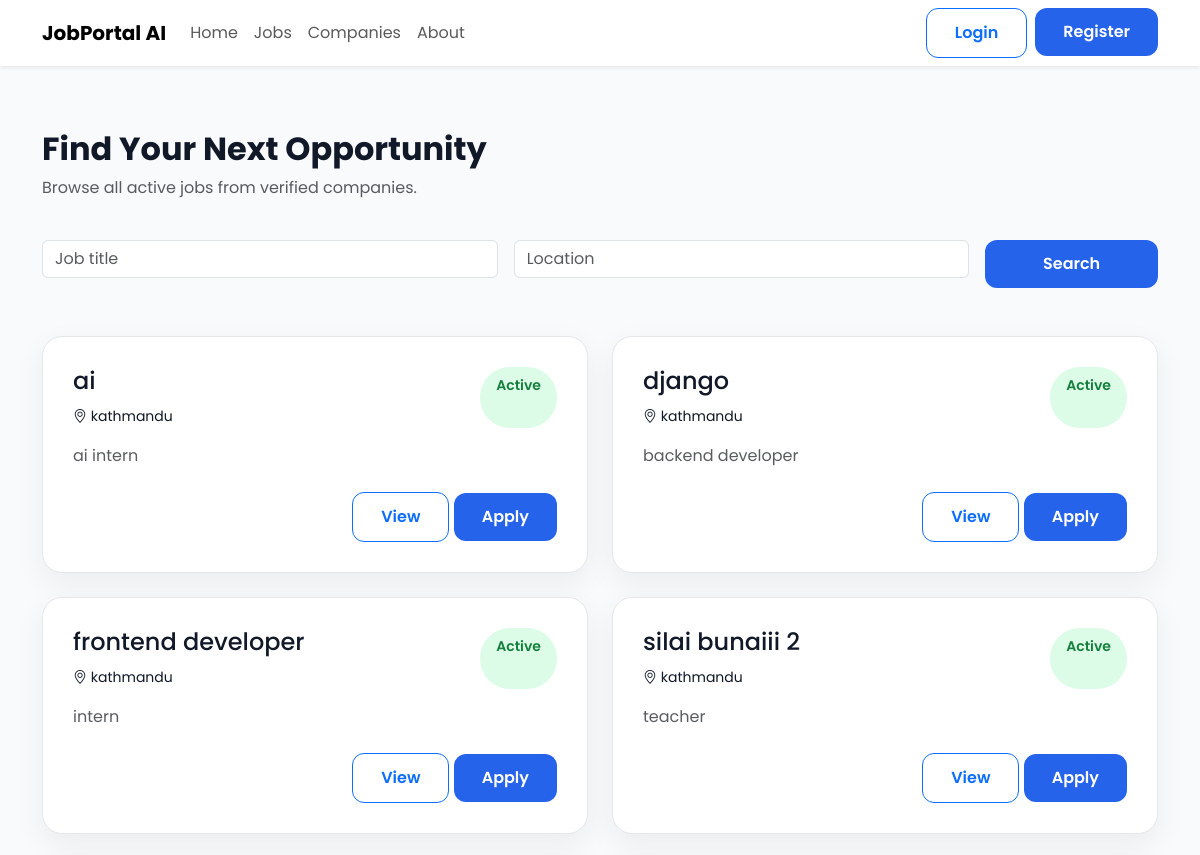
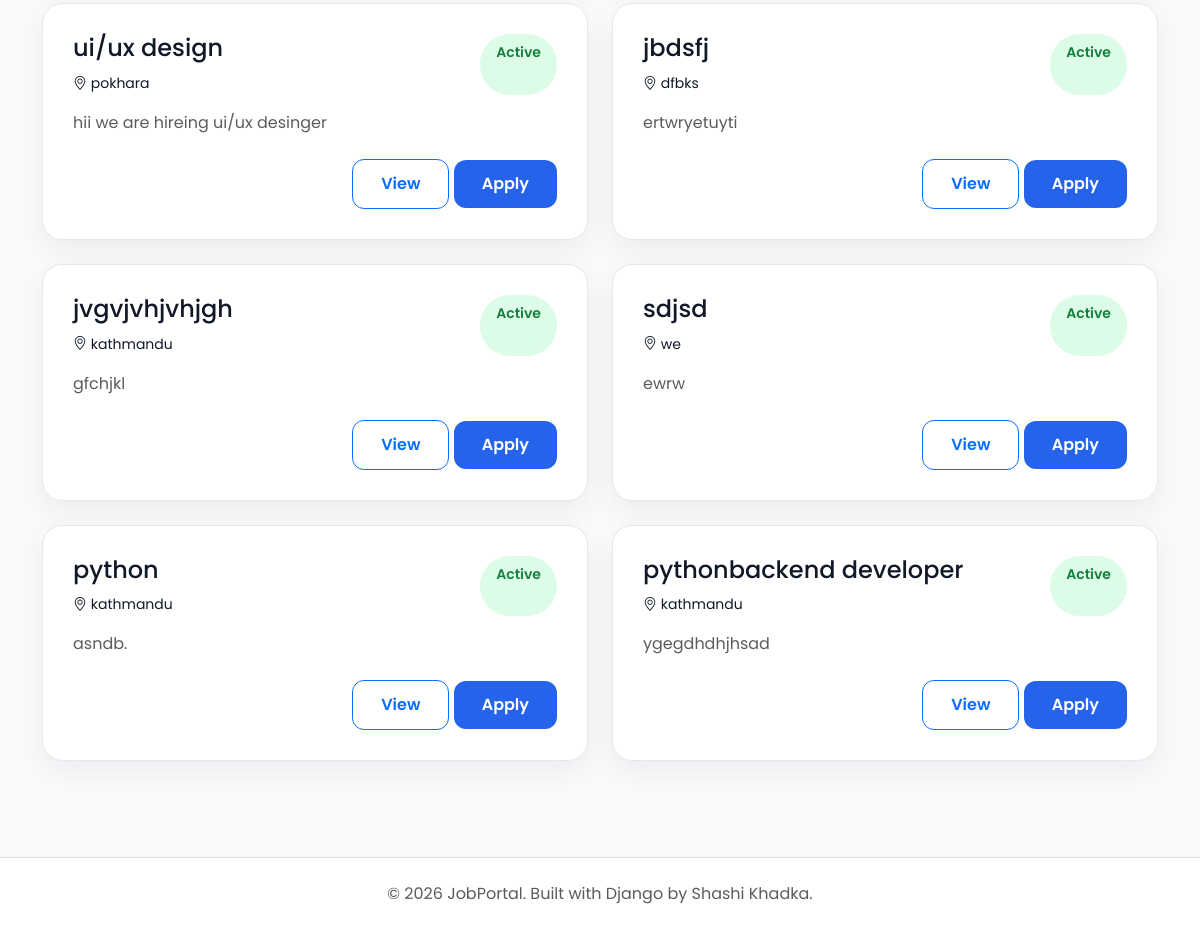
The app's page /jobs/, older data (2 pictures, top to bottom).
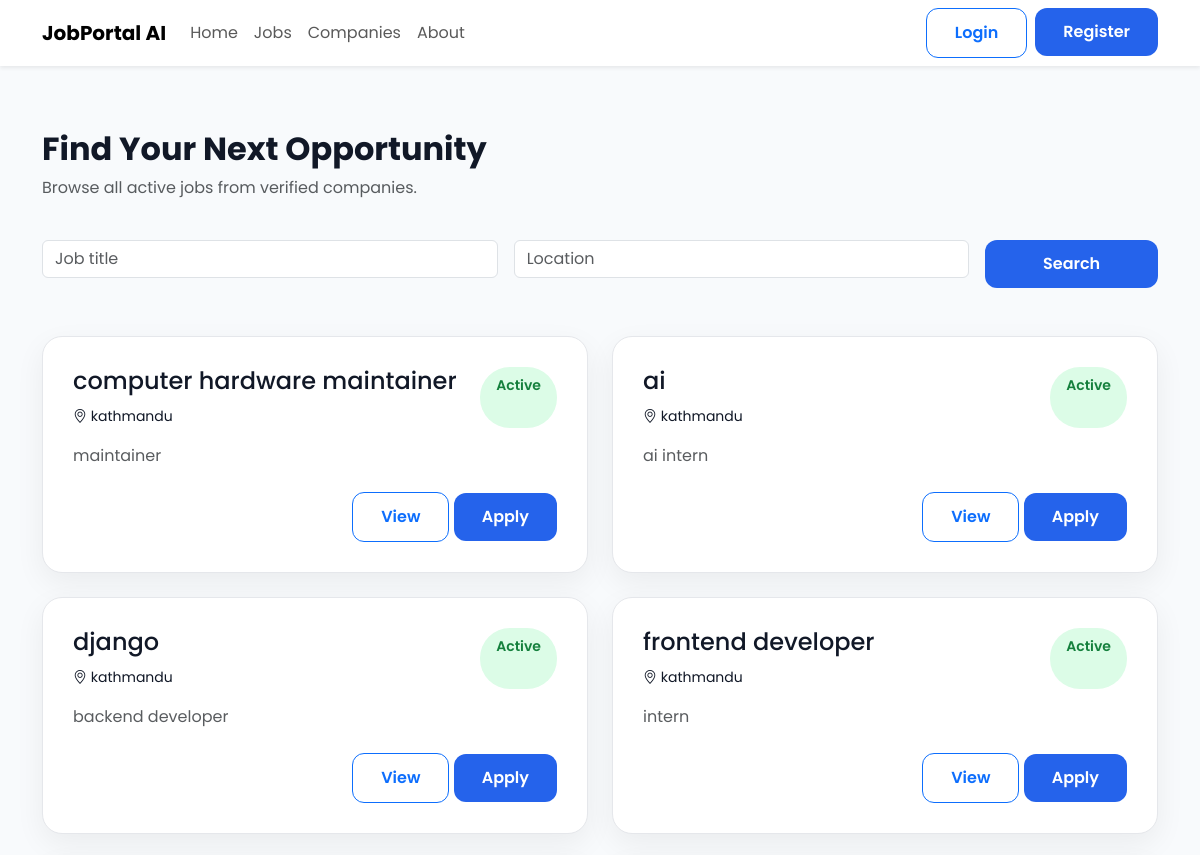
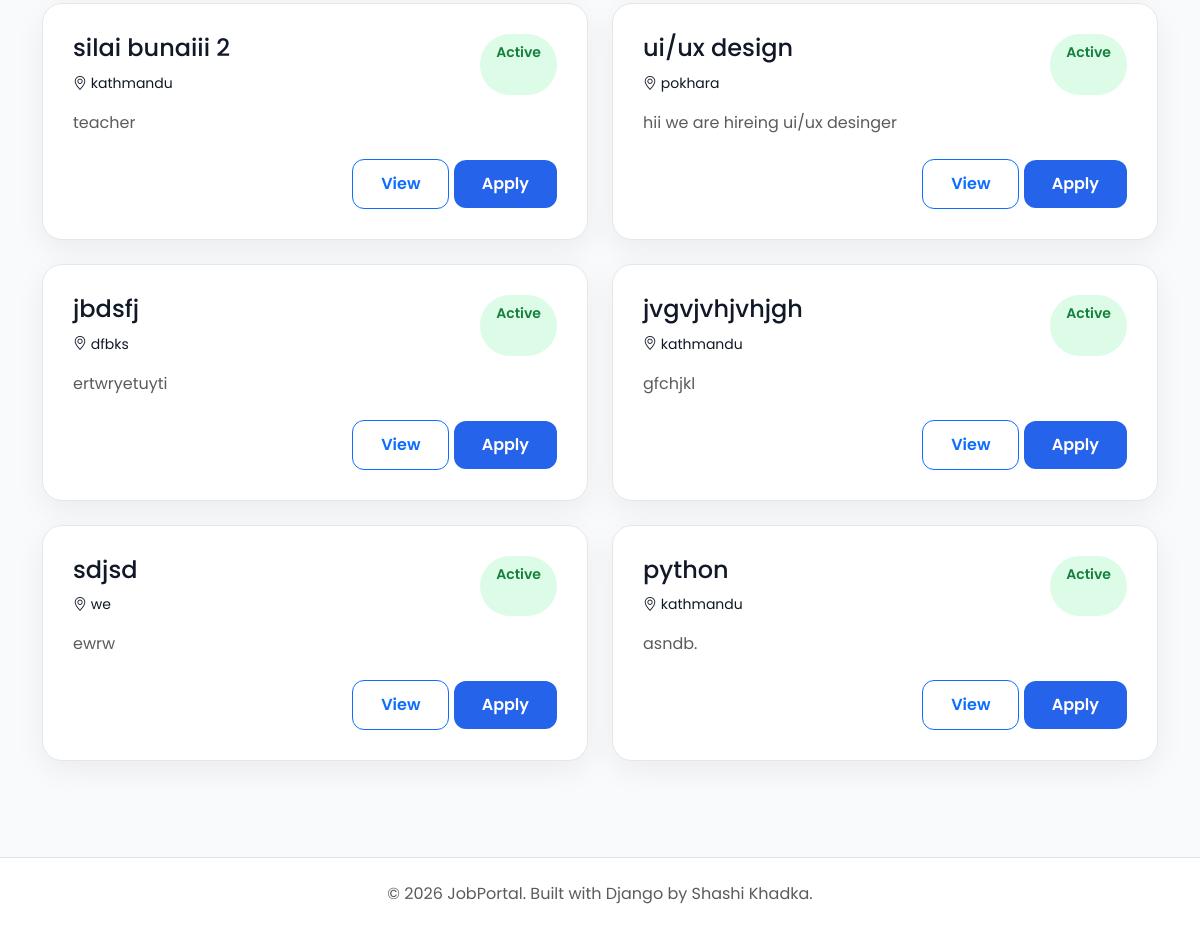
The same page, newer data (2 pictures, top to bottom).
### jobs/models.py (models this page shows, shortened)
class Job(models.Model):
    class EmploymentType(models.TextChoices):
        FULL_TIME = "Full Time"
        PART_TIME = "Part Time"
        INTERNSHIP = "Internship"
        CONTRACT = "Contract"
    class ExperienceLevel(models.TextChoices):
        ENTRY =  "Entry Level"
        MID =  "Mid Level"
        SENIOR = "Senior Level"
    company = models.ForeignKey(Company,on_delete=models.CASCADE,related_name="jobs")
    title = models.CharField(max_length=200)
    slug = models.SlugField(unique=True,blank=True)
    description = models.TextField()
    location = models.CharField(max_length=150)
    employment_type = models.CharField(max_length=20,choices=EmploymentType.choices)
    experience_level = models.CharField( max_length=20, choices=ExperienceLevel.choices )
    salary_min = models.PositiveIntegerField()
    salary_max = models.PositiveIntegerField()
    vacancies = models.PositiveIntegerField(default=1)
    deadline = models.DateField()
    is_active = models.BooleanField(default=True)
    created_at = models.DateTimeField(auto_now_add=True)
    updated_at = models.DateTimeField(auto_now=True)

### landingpage/views.py (the view)
# urls.py: path("jobs/", PublicJobListView.as_view(), name="job-list"),
class PublicJobListView(ListView):
    model = Job
    template_name = "jobs/public_job_list.html"
    context_object_name = "jobs"
    paginate_by = 10
    def get_queryset(self):
        queryset = Job.objects.filter(is_active=True)
        keyword = self.request.GET.get("keyword")
        location = self.request.GET.get("location")
        if keyword:
            queryset = queryset.filter(title__icontains=keyword)
        if location:
            queryset = queryset.filter(location__icontains=location)
        return queryset.order_by("-created_at")

### templates/jobs/public_job_list.html (shortened to what this page needs)
{% extends "public_base.html" %}
{% block content %}
<div class="container py-5">
    <div class="row mb-4">
        <div class="col-lg-8">
            <h2 class="fw-bold">
                Find Your Next Opportunity
            </h2>
            <p class="text-muted">
                Browse all active jobs from verified companies.
            </p>
        </div>
    </div>
    <form method="GET" class="row g-3 mb-5">
        <div class="col-md-5">
            <input
                type="text"
                class="form-control"
                name="keyword"
                placeholder="Job title"
                value="{{ request.GET.keyword }}">
        </div>
        <div class="col-md-5">
            <input
                type="text"
                class="form-control"
                name="location"
                placeholder="Location"
                value="{{ request.GET.location }}">
        </div>
        <div class="col-md-2">
            <button class="btn btn-primary w-100">
                Search
            </button>
        </div>
    </form>
    <div class="row g-4">
        {% for job in jobs %}
        <div class="col-lg-6">
            <div class="job-card">
                <div class="d-flex justify-content-between">
                    <div>
                        <h4>
                            {{ job.title }}
                        </h4>
                        <small>
                            <i class="bi bi-geo-alt"></i>
                            {{ job.location }}
                        </small>
                    </div>
                 <span class="status-badge">
                   Active
                 </span>
                </div>
                <p class="mt-3 text-muted">
                    {{ job.description|truncatewords:25 }}
                </p>
                <div class="d-flex justify-content-between align-items-center mt-4">
                    <div>
                        <a href="{% url 'job-detail' job.pk %}"
                           class="btn btn-outline-primary">
                            View
                        </a>
                        <a href="{% url 'apply-job' job.pk %}"
                           class="btn btn-primary">
                            Apply
                        </a>
                    </div>
                </div>
            </div>
        </div>
        {% empty %}
        <div class="text-center py-5">
            <h4>
                No Jobs Found
            </h4>
        </div>
        {% endfor %}
    </div>
</div>
{% endblock %}

Row changes from the older to the newer data that the page shows:
no longer on this page (row unchanged): Job: title "pythonbackend developer", location "kathmandu", description "ygegdhdhjhsad"
added Job: title "computer hardware maintainer", location "kathmandu", description "maintainer"
